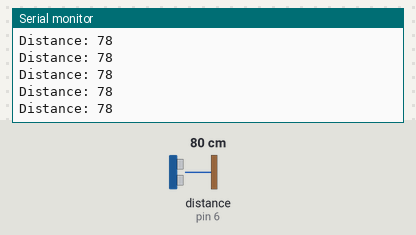
The sketch below on a simulated Arduino Uno, built with avr-gcc and run on an emulated ATmega328P. Parts: the last lines printed to the serial monitor. Wiring (inferred from the names in the program): ultrasonic range finder: trigger pin 5; echo pin 6. The inputs (shaded band) are chosen by the test bench; at power-on: distance to the obstacle (sensor on pin 6) 80 cm. The echo pulse lasts 58.3 µs per cm.

Above: at 1.3 s.
1.4 s: distance to the obstacle (sensor on pin 6) set to 2 cm
At 1.42 s:
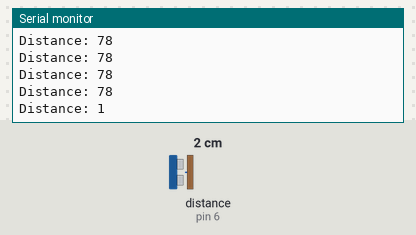
2.9 s: distance to the obstacle (sensor on pin 6) set to 60 cm
At 2.92 s:
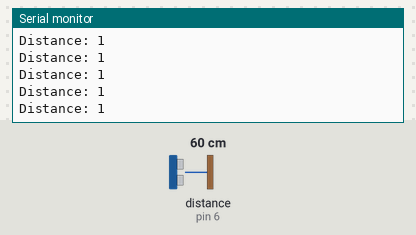
Timing chart, 0 to 5.9 s (numbered marks = the images above; inputs shaded):
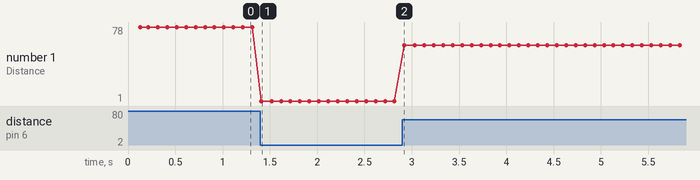

The sketch:

ultrasonic_mp3_alert.ino
```cpp
#include <SoftwareSerial.h>

// Pin setup for ultrasonic sensor
const int trigPin = 5;
const int echoPin = 6;

// Software serial for MP3 communication
SoftwareSerial mySoftwareSerial(8, 7); // RX, TX for MP3 module

// Global variables
bool isPlaying = false;  // Playback status flag
unsigned long lastCheckTime = 0;  // Timing for non-blocking delay
const int checkInterval = 100;    // Interval in milliseconds to check distance

// Function declarations
void playMP3Track(int trackNumber);
void stopMP3Playback();
void setVolume(int volumeLevel);
void loopMP3Track(int trackNumber);
int measureDistance();

void setup() {
  // Initialize serial communication
  Serial.begin(9600);
  mySoftwareSerial.begin(9600);

  // Initialize ultrasonic sensor pins
  pinMode(trigPin, OUTPUT);
  pinMode(echoPin, INPUT);

  // Initialize MP3 module
  Serial.println("Initializing MP3 module...");
  setVolume(20); // Set default volume
  Serial.println("MP3 module ready.");
}

void loop() {
  // Use non-blocking timing
  unsigned long currentTime = millis();
  if (currentTime - lastCheckTime >= checkInterval) {
    lastCheckTime = currentTime;

    int distance = measureDistance();  // Measure distance using the ultrasonic sensor

    // Print distance for debugging
    if (distance == -1) {
      Serial.println("Ultrasonic sensor timeout.");
    } else {
      Serial.print("Distance: ");
      Serial.println(distance);
    }

    // Check distance and control sound playback
    if (distance > 0 && distance < 50 && !isPlaying) {
      loopMP3Track(1);  // Loop MP3 track 1
      isPlaying = true;
    } else if (distance >= 50 && isPlaying) {
      stopMP3Playback();
      isPlaying = false;
    }
  }
}

// Function to measure distance using the ultrasonic sensor
int measureDistance() {
  digitalWrite(trigPin, LOW);
  delayMicroseconds(2);
  digitalWrite(trigPin, HIGH);
  delayMicroseconds(10);
  digitalWrite(trigPin, LOW);

  long duration = pulseIn(echoPin, HIGH, 30000); // Timeout after 30ms
  if (duration == 0) return -1;  // Timeout occurred

  return duration * 0.034 / 2;  // Convert duration to distance in cm
}

// Function to play an MP3 track
void playMP3Track(int trackNumber) {
  Serial.print("Playing MP3 Track: ");
  Serial.println(trackNumber);

  mySoftwareSerial.write((uint8_t)0x7E); // Start byte
  mySoftwareSerial.write((uint8_t)0xFF); // Version
  mySoftwareSerial.write((uint8_t)0x06); // Command length
  mySoftwareSerial.write((uint8_t)0x03); // Command (Play track)
  mySoftwareSerial.write((uint8_t)0x00); // Feedback
  mySoftwareSerial.write((uint8_t)((trackNumber >> 8) & 0xFF)); // High byte of track number
  mySoftwareSerial.write((uint8_t)(trackNumber & 0xFF));        // Low byte of track number
  mySoftwareSerial.write((uint8_t)0xEF); // End byte
  delay(100);
}

// Function to stop MP3 playback
void stopMP3Playback() {
  Serial.println("Stopping MP3 Playback.");

  mySoftwareSerial.write((uint8_t)0x7E); // Start byte
  mySoftwareSerial.write((uint8_t)0xFF); // Version
  mySoftwareSerial.write((uint8_t)0x06); // Command length
  mySoftwareSerial.write((uint8_t)0x16); // Command (Stop playback)
  mySoftwareSerial.write((uint8_t)0x00); // Feedback
  mySoftwareSerial.write((uint8_t)0x00); // Data (No data needed)
  mySoftwareSerial.write((uint8_t)0x00); // Data (No data needed)
  mySoftwareSerial.write((uint8_t)0xEF); // End byte
  delay(100);
}

// Function to loop an MP3 track
void loopMP3Track(int trackNumber) {
  Serial.print("Looping MP3 Track: ");
  Serial.println(trackNumber);

  mySoftwareSerial.write((uint8_t)0x7E); // Start byte
  mySoftwareSerial.write((uint8_t)0xFF); // Version
  mySoftwareSerial.write((uint8_t)0x06); // Command length
  mySoftwareSerial.write((uint8_t)0x08); // Command (Loop track)
  mySoftwareSerial.write((uint8_t)0x00); // Feedback
  mySoftwareSerial.write((uint8_t)((trackNumber >> 8) & 0xFF)); // High byte of track number
  mySoftwareSerial.write((uint8_t)(trackNumber & 0xFF));        // Low byte of track number
  mySoftwareSerial.write((uint8_t)0xEF); // End byte
  delay(100);
}

// Function to set the MP3 volume
void setVolume(int volumeLevel) {
  if (volumeLevel < 0) volumeLevel = 0;
  if (volumeLevel > 30) volumeLevel = 30; // Ensure volume is within 0-30 range

  Serial.print("Setting volume to: ");
  Serial.println(volumeLevel);

  mySoftwareSerial.write((uint8_t)0x7E); // Start byte
  mySoftwareSerial.write((uint8_t)0xFF); // Version
  mySoftwareSerial.write((uint8_t)0x06); // Command length
  mySoftwareSerial.write((uint8_t)0x06); // Command (Set volume)
  mySoftwareSerial.write((uint8_t)0x00); // Feedback
  mySoftwareSerial.write((uint8_t)0x00); // High byte of volume (always 0)
  mySoftwareSerial.write((uint8_t)volumeLevel); // Low byte of volume
  mySoftwareSerial.write((uint8_t)0xEF); // End byte
  delay(100);
}
```

Measured:
- after the input at 1.4 s, the serial monitor: prints a new line at once (image 1)
- plotted number 1: 78 → 1 after the input at 1.4 s, 1 → 59 after the input at 2.9 s
